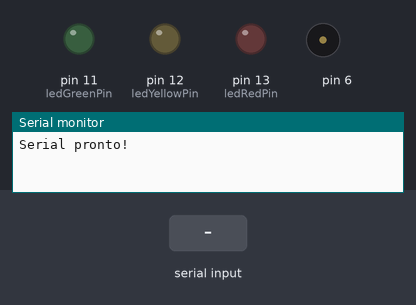
The sketch below on a simulated Arduino Uno, built with avr-gcc and run on an emulated ATmega328P. Parts: output pins drawn as LEDs (lit = HIGH), buzzer (waves = sounding), the last lines printed to the serial monitor. Inputs (shaded band) come from the test bench.

Above: at 1.2 s.
1.3 s: "90,45\n" received over Serial
At 1.55 s:
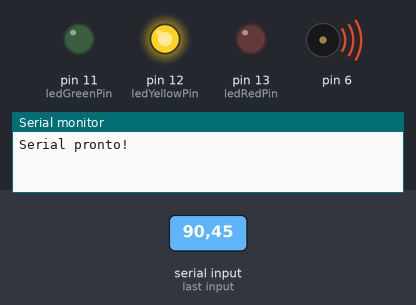
At 2.2 s:
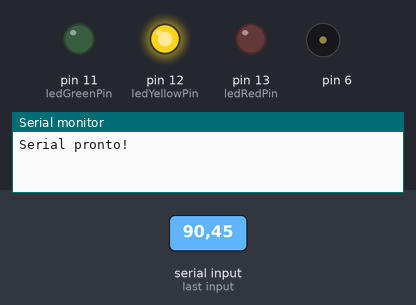
3.8 s: "30,150\n" received over Serial
At 4.2 s:
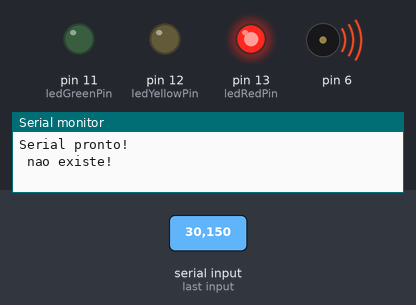
Timing chart, 0 to 6.8 s (numbered marks = the images above; inputs shaded):
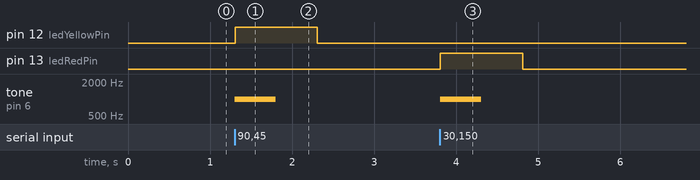

The sketch:

temperatura_buzzer.ino
```cpp
unsigned int i = 0;
int ledRedPin = 13;
int ledYellowPin = 12;
int ledGreenPin = 11;
int ledPiezo = 6;

void setup() {
  // put your setup code here, to run once:
  Serial.begin(9600);
  while (!Serial) {
  }
  // sends info as byte or byte arrays
  // Serial.write("Olá, mundo!");
  // sends info as propper character array
  Serial.println("Serial pronto!");
  pinMode(ledRedPin, OUTPUT);
  pinMode(ledYellowPin, OUTPUT);
  pinMode(ledGreenPin, OUTPUT);
}

void loop() {
  if (Serial.available() > 0 ) {
    int value = Serial.parseInt();
    if (value > 50) {
      turnOn(ledRedPin);
      tone(6, 1000, 500);
      //noTone(6);
    } else if (value <= 50 && value >= 30) {
      turnOn(ledYellowPin);
    } else if (value < 30 && value >= 20) {
      turnOn(ledGreenPin);
    } else {
      turnAllOff();
      Serial.println(value + " nao existe!");
    }
  }
}

void turnOn(int pin) {
  turnAllOff();
  digitalWrite(pin, HIGH);
}

void turnAllOff() {
  digitalWrite(ledRedPin, LOW);
  digitalWrite(ledYellowPin, LOW);
  digitalWrite(ledGreenPin, LOW);
}
```

Measured:
- after the input at 1.3 s, pin 12 (ledYellowPin): LOW → HIGH at once, → LOW 1.0 s later; tone on pin 6: silent → 1000 Hz at once, → silent 0.50 s later
- after the input at 3.8 s, pin 13 (ledRedPin): LOW → HIGH at once, → LOW 1.0 s later; tone on pin 6: silent → 1000 Hz at once, → silent 0.50 s later
